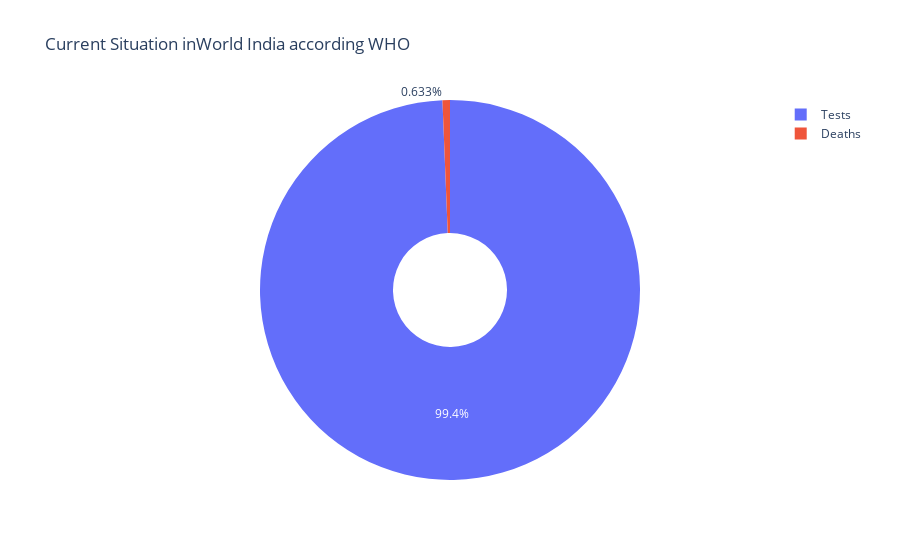

The cell this chart's notebook holds for it:
### Code cell
rvd = df1['Total Tests'].sum()
dth = df1['Total Deaths'].sum()
fig = go.Figure(data=[go.Pie(labels=['Tests','Deaths'],
                             values= [rvd,dth],hole =.3)])
fig.update_layout(title_text='Current Situation inWorld India according WHO',plot_bgcolor='rgb(275, 270, 273)')
fig.show()

### Figure 1 — Plotly figure (JSON) as saved in the notebook; plotly's stock layout.template omitted (floating-point values rounded to 4 significant figures)
{"data": [{"hole": 0.3, "labels": ["Tests", "Deaths"], "type": "pie", "values": [1193072013, 7601025]}], "layout": {"plot_bgcolor": "rgb(275, 270, 273)", "title": {"text": "Current Situation inWorld India according WHO"}}}
